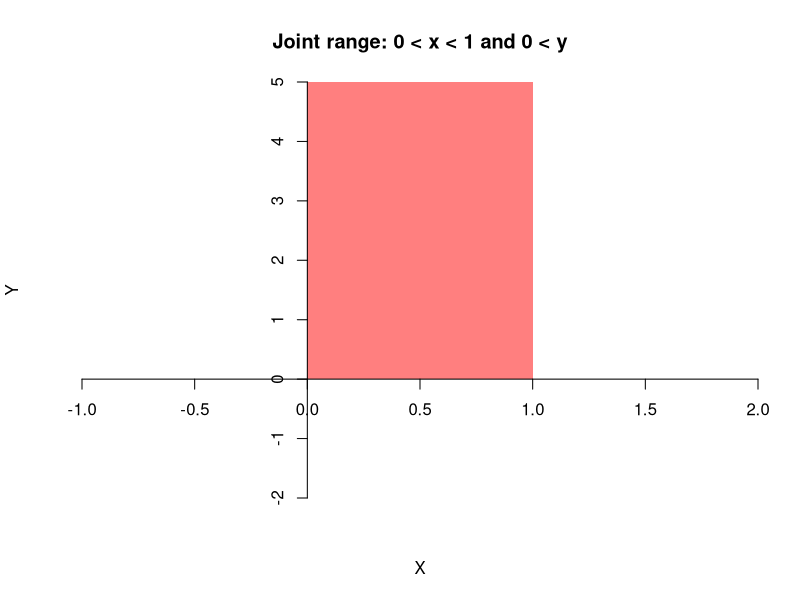

Generate this figure with R:
plot(0, 0, type = "n", xlim = c(-1, 2), ylim = c(-2, 5),
     xlab = "X", ylab = "Y", main = "Joint range: 0 < x < 1 and 0 < y", 
     bty = "n", xaxs = "i", yaxs = "i", xaxt = "n", yaxt = "n")


polygon(c(0, 1, 1, 0), 
        c(0, 0, 6, 6), col = rgb(1, 0, 0, alpha = 0.5), border = NA)

axis(1, pos = 0)
axis(2, pos = 0)